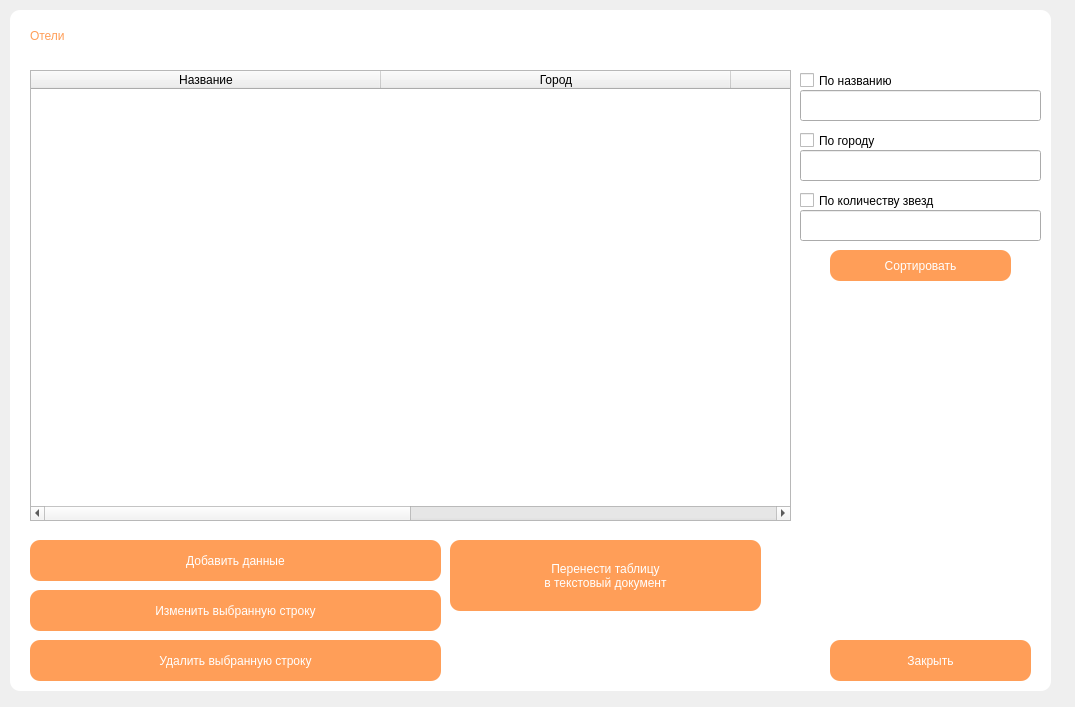
<?xml version="1.0" encoding="UTF-8"?>
<ui version="4.0">
 <class>Form6</class>
 <widget class="QWidget" name="Form6">
  <property name="geometry">
   <rect>
    <x>0</x>
    <y>0</y>
    <width>1075</width>
    <height>707</height>
   </rect>
  </property>
  <property name="windowTitle">
   <string>Отели</string>
  </property>
  <widget class="QTableWidget" name="tableWidget">
   <property name="geometry">
    <rect>
     <x>30</x>
     <y>70</y>
     <width>761</width>
     <height>451</height>
    </rect>
   </property>
   <property name="maximumSize">
    <size>
     <width>16777215</width>
     <height>16777215</height>
    </size>
   </property>
   <property name="editTriggers">
    <set>QAbstractItemView::NoEditTriggers</set>
   </property>
   <property name="alternatingRowColors">
    <bool>false</bool>
   </property>
   <property name="textElideMode">
    <enum>Qt::ElideRight</enum>
   </property>
   <property name="verticalScrollMode">
    <enum>QAbstractItemView::ScrollPerPixel</enum>
   </property>
   <property name="showGrid">
    <bool>true</bool>
   </property>
   <property name="gridStyle">
    <enum>Qt::SolidLine</enum>
   </property>
   <property name="sortingEnabled">
    <bool>true</bool>
   </property>
   <attribute name="horizontalHeaderVisible">
    <bool>true</bool>
   </attribute>
   <attribute name="horizontalHeaderCascadingSectionResizes">
    <bool>false</bool>
   </attribute>
   <attribute name="horizontalHeaderDefaultSectionSize">
    <number>350</number>
   </attribute>
   <attribute name="horizontalHeaderMinimumSectionSize">
    <number>39</number>
   </attribute>
   <attribute name="horizontalHeaderShowSortIndicator" stdset="0">
    <bool>false</bool>
   </attribute>
   <attribute name="verticalHeaderDefaultSectionSize">
    <number>32</number>
   </attribute>
   <attribute name="verticalHeaderShowSortIndicator" stdset="0">
    <bool>false</bool>
   </attribute>
   <column>
    <property name="text">
     <string>Название</string>
    </property>
   </column>
   <column>
    <property name="text">
     <string>Город</string>
    </property>
   </column>
   <column>
    <property name="text">
     <string>Звездность</string>
    </property>
   </column>
   <column>
    <property name="text">
     <string>Дополнительная информация</string>
    </property>
   </column>
  </widget>
  <widget class="QLabel" name="label_20">
   <property name="geometry">
    <rect>
     <x>10</x>
     <y>10</y>
     <width>1041</width>
     <height>681</height>
    </rect>
   </property>
   <property name="styleSheet">
    <string notr="true">border-radius: 10px;
background-color: rgb(255, 255, 255);</string>
   </property>
   <property name="text">
    <string/>
   </property>
  </widget>
  <widget class="QLabel" name="label_4">
   <property name="geometry">
    <rect>
     <x>30</x>
     <y>20</y>
     <width>111</width>
     <height>31</height>
    </rect>
   </property>
   <property name="styleSheet">
    <string notr="true">font: 25pt &quot;Century Gothic&quot;;
background-color: qlineargradient(spread:pad, x1:0, y1:0, x2:1, y2:0, stop:0 rgba(0, 0, 0, 0), stop:1 rgba(255, 255, 255, 0));
color: rgb(255, 158, 88);</string>
   </property>
   <property name="text">
    <string>Отели</string>
   </property>
  </widget>
  <widget class="QPushButton" name="pushButton">
   <property name="geometry">
    <rect>
     <x>830</x>
     <y>250</y>
     <width>181</width>
     <height>31</height>
    </rect>
   </property>
   <property name="styleSheet">
    <string notr="true">font: 15pt &quot;Century Gothic&quot;;
color: rgb(255, 255, 255);
border-width: 50px;
border-radius: 10px;
background-color: rgb(255, 158, 88);</string>
   </property>
   <property name="text">
    <string>Сортировать</string>
   </property>
  </widget>
  <widget class="QPushButton" name="pushButton_2">
   <property name="geometry">
    <rect>
     <x>830</x>
     <y>640</y>
     <width>201</width>
     <height>41</height>
    </rect>
   </property>
   <property name="styleSheet">
    <string notr="true">font: 20pt &quot;Century Gothic&quot;;
color: rgb(255, 255, 255);
border-width: 50px;
border-radius: 10px;
background-color: rgb(255, 158, 88);</string>
   </property>
   <property name="text">
    <string>Закрыть</string>
   </property>
  </widget>
  <widget class="QPushButton" name="pushButton_3">
   <property name="geometry">
    <rect>
     <x>30</x>
     <y>540</y>
     <width>411</width>
     <height>41</height>
    </rect>
   </property>
   <property name="styleSheet">
    <string notr="true">font: 20pt &quot;Century Gothic&quot;;
color: rgb(255, 255, 255);
border-width: 50px;
border-radius: 10px;
background-color: rgb(255, 158, 88);</string>
   </property>
   <property name="text">
    <string>Добавить данные</string>
   </property>
  </widget>
  <widget class="QPushButton" name="pushButton_4">
   <property name="geometry">
    <rect>
     <x>30</x>
     <y>590</y>
     <width>411</width>
     <height>41</height>
    </rect>
   </property>
   <property name="styleSheet">
    <string notr="true">font: 20pt &quot;Century Gothic&quot;;
color: rgb(255, 255, 255);
border-width: 50px;
border-radius: 10px;
background-color: rgb(255, 158, 88);</string>
   </property>
   <property name="text">
    <string>Изменить выбранную строку</string>
   </property>
  </widget>
  <widget class="QPushButton" name="pushButton_5">
   <property name="geometry">
    <rect>
     <x>30</x>
     <y>640</y>
     <width>411</width>
     <height>41</height>
    </rect>
   </property>
   <property name="styleSheet">
    <string notr="true">font: 20pt &quot;Century Gothic&quot;;
color: rgb(255, 255, 255);
border-width: 50px;
border-radius: 10px;
background-color: rgb(255, 158, 88);</string>
   </property>
   <property name="text">
    <string>Удалить выбранную строку</string>
   </property>
  </widget>
  <widget class="QCheckBox" name="checkBox">
   <property name="geometry">
    <rect>
     <x>800</x>
     <y>60</y>
     <width>141</width>
     <height>41</height>
    </rect>
   </property>
   <property name="styleSheet">
    <string notr="true">font: 10pt &quot;Century Gothic&quot;;</string>
   </property>
   <property name="text">
    <string>По названию</string>
   </property>
  </widget>
  <widget class="QLineEdit" name="lineEdit">
   <property name="geometry">
    <rect>
     <x>800</x>
     <y>90</y>
     <width>241</width>
     <height>31</height>
    </rect>
   </property>
   <property name="styleSheet">
    <string notr="true">font: 12pt &quot;Century Gothic&quot;;</string>
   </property>
   <property name="text">
    <string/>
   </property>
  </widget>
  <widget class="QCheckBox" name="checkBox_2">
   <property name="geometry">
    <rect>
     <x>800</x>
     <y>120</y>
     <width>121</width>
     <height>41</height>
    </rect>
   </property>
   <property name="styleSheet">
    <string notr="true">font: 10pt &quot;Century Gothic&quot;;</string>
   </property>
   <property name="text">
    <string>По городу</string>
   </property>
  </widget>
  <widget class="QLineEdit" name="lineEdit_2">
   <property name="geometry">
    <rect>
     <x>800</x>
     <y>150</y>
     <width>241</width>
     <height>31</height>
    </rect>
   </property>
   <property name="styleSheet">
    <string notr="true">font: 12pt &quot;Century Gothic&quot;;</string>
   </property>
  </widget>
  <widget class="QCheckBox" name="checkBox_3">
   <property name="geometry">
    <rect>
     <x>800</x>
     <y>170</y>
     <width>191</width>
     <height>61</height>
    </rect>
   </property>
   <property name="styleSheet">
    <string notr="true">font: 10pt &quot;Century Gothic&quot;;</string>
   </property>
   <property name="text">
    <string>По количеству звезд</string>
   </property>
  </widget>
  <widget class="QLineEdit" name="lineEdit_3">
   <property name="geometry">
    <rect>
     <x>800</x>
     <y>210</y>
     <width>241</width>
     <height>31</height>
    </rect>
   </property>
   <property name="styleSheet">
    <string notr="true">font: 12pt &quot;Century Gothic&quot;;</string>
   </property>
  </widget>
  <widget class="QPushButton" name="pushButton_10">
   <property name="geometry">
    <rect>
     <x>450</x>
     <y>540</y>
     <width>311</width>
     <height>71</height>
    </rect>
   </property>
   <property name="styleSheet">
    <string notr="true">font: 20pt &quot;Century Gothic&quot;;
color: rgb(255, 255, 255);
border-width: 50px;
border-radius: 10px;
background-color: rgb(255, 158, 88);</string>
   </property>
   <property name="text">
    <string>Перенести таблицу 
в текстовый документ</string>
   </property>
  </widget>
  <zorder>label_20</zorder>
  <zorder>tableWidget</zorder>
  <zorder>label_4</zorder>
  <zorder>pushButton</zorder>
  <zorder>pushButton_2</zorder>
  <zorder>pushButton_3</zorder>
  <zorder>pushButton_4</zorder>
  <zorder>pushButton_5</zorder>
  <zorder>checkBox</zorder>
  <zorder>lineEdit</zorder>
  <zorder>checkBox_2</zorder>
  <zorder>lineEdit_2</zorder>
  <zorder>checkBox_3</zorder>
  <zorder>lineEdit_3</zorder>
  <zorder>pushButton_10</zorder>
 </widget>
 <resources/>
 <connections/>
</ui>
